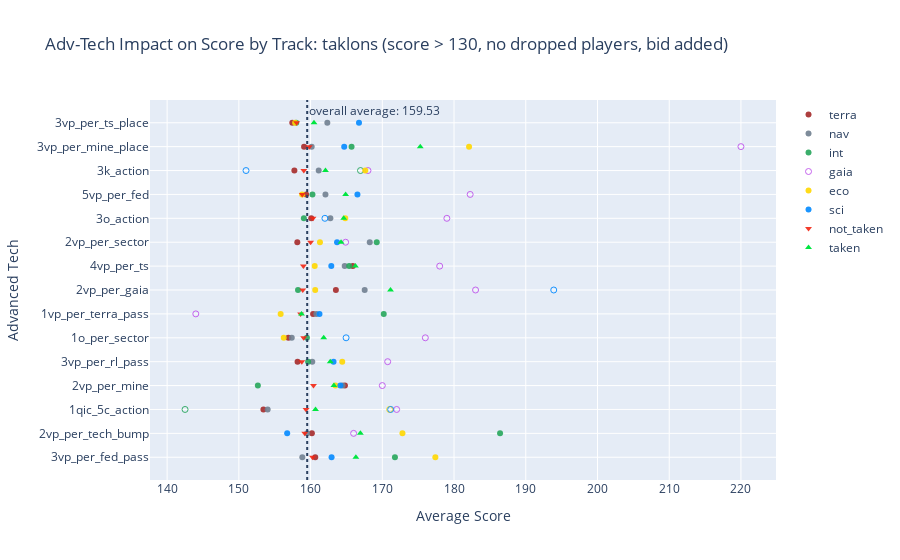
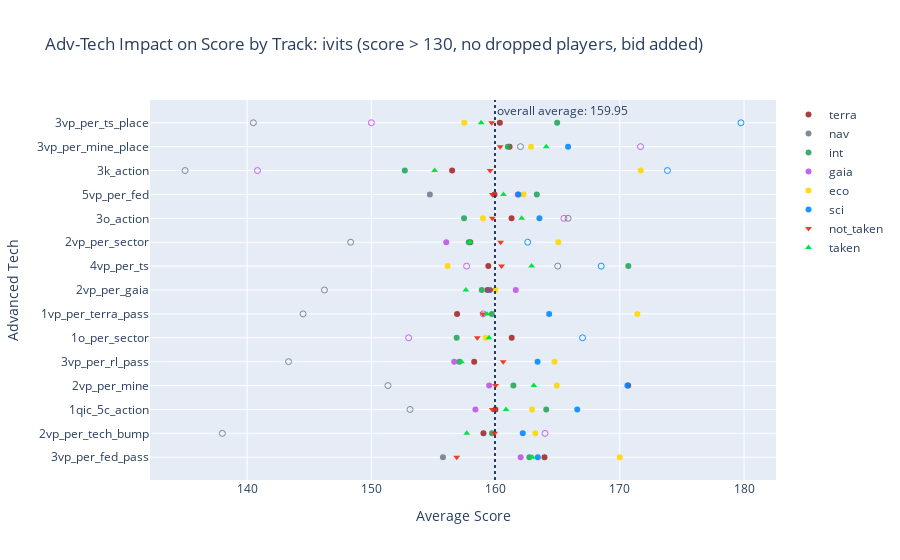
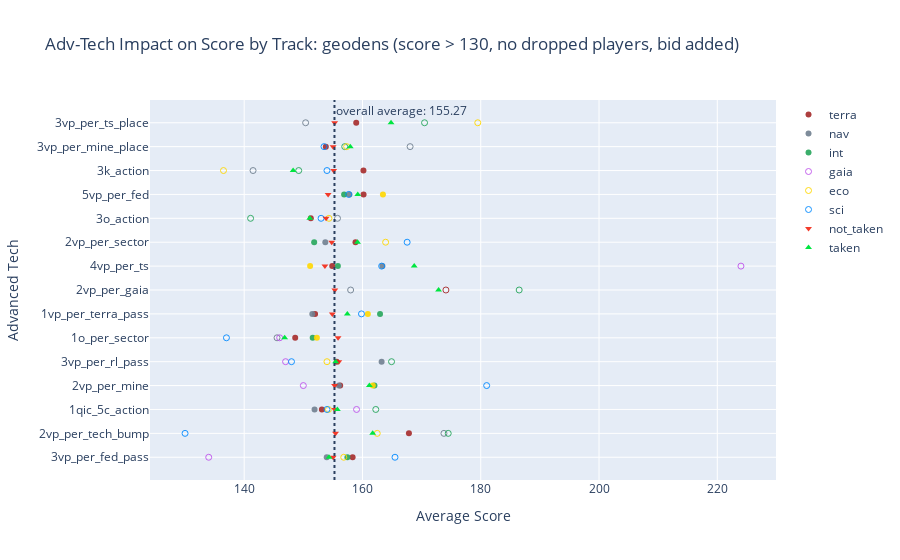
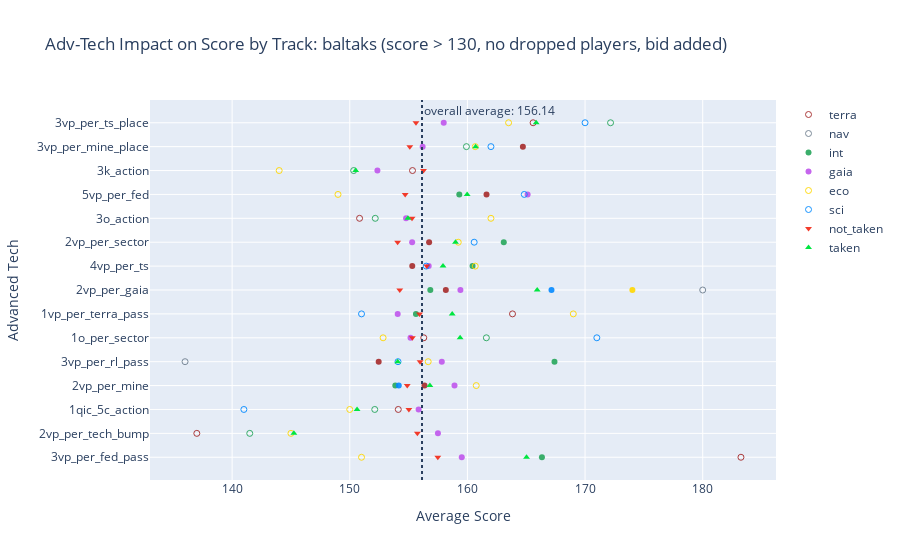

The code cell stored with these charts, in order, in its notebook:
### Code cell
plot_adv_track_remote(4, dat_4)

### Figure 1 — Plotly figure (JSON) as saved in the notebook; plotly's stock layout.template omitted (floating-point values rounded to 4 significant figures)
{"data": [{"hovertemplate": "<br><b>Position</b>: terra<br><b>Tech</b>: %{y}<br><b>Ave Score</b>: %{x}<br><b>Num Found</b>: %{text}<extra></extra>", "marker": {"color": "rgba(165, 42, 42, .9)", "symbol": ["circle", "circle", "circle", "circle", "circle", "circle", "circle", "circle", "circle", "circle", "circle", "circle", "circle", "circle", "circle"]}, "mode": "markers", "name": "terra", "text": ["29", "25", "24", "37", "35", "32", "34", "15", "39", "41", "21", "32", "16", "28", "26"], "type": "scatter", "x": [160.6, 160.2, 153.4, 164.8, 158.2, 156.9, 160.3, 163.5, 165.9, 158.2, 160.1, 159.4, 157.7, 159.1, 157.5], "y": ["3vp_per_fed_pass", "2vp_per_tech_bump", "1qic_5c_action", "2vp_per_mine", "3vp_per_rl_pass", "1o_per_sector", "1vp_per_terra_pass", "2vp_per_gaia", "4vp_per_ts", "2vp_per_sector", "3o_action", "5vp_per_fed", "3k_action", "3vp_per_mine_place", "3vp_per_ts_place"]}, {"hovertemplate": "<br><b>Position</b>: nav<br><b>Tech</b>: %{y}<br><b>Ave Score</b>: %{x}<br><b>Num Found</b>: %{text}<extra></extra>", "marker": {"color": "rgba(112, 128, 144, .9)", "symbol": ["circle", "circle", "circle", "circle", "circle", "circle", "circle", "circle", "circle", "circle", "circle", "circle", "circle", "circle", "circle"]}, "mode": "markers", "name": "nav", "text": ["34", "30", "23", "34", "45", "37", "38", "19", "38", "39", "22", "41", "15", "41", "30"], "type": "scatter", "x": [158.8, 159.5, 154.0, 164.5, 160.2, 157.4, 160.8, 167.5, 164.8, 168.2, 162.8, 162.1, 161.1, 160.2, 162.3], "y": ["3vp_per_fed_pass", "2vp_per_tech_bump", "1qic_5c_action", "2vp_per_mine", "3vp_per_rl_pass", "1o_per_sector", "1vp_per_terra_pass", "2vp_per_gaia", "4vp_per_ts", "2vp_per_sector", "3o_action", "5vp_per_fed", "3k_action", "3vp_per_mine_place", "3vp_per_ts_place"]}, {"hovertemplate": "<br><b>Position</b>: int<br><b>Tech</b>: %{y}<br><b>Ave Score</b>: %{x}<br><b>Num Found</b>: %{text}<extra></extra>", "marker": {"color": "rgba(38, 166, 91, .9)", "symbol": ["circle", "circle", "circle-open", "circle", "circle", "circle", "circle", "circle", "circle", "circle", "circle", "circle", "circle-open", "circle", "circle"]}, "mode": "markers", "name": "int", "text": ["19", "11", "6", "20", "34", "12", "25", "10", "25", "26", "10", "24", "8", "10", "10"], "type": "scatter", "x": [171.8, 186.4, 142.5, 152.7, 159.7, 159.5, 170.2, 158.2, 165.4, 169.2, 159.1, 160.3, 167.0, 165.7, 158], "y": ["3vp_per_fed_pass", "2vp_per_tech_bump", "1qic_5c_action", "2vp_per_mine", "3vp_per_rl_pass", "1o_per_sector", "1vp_per_terra_pass", "2vp_per_gaia", "4vp_per_ts", "2vp_per_sector", "3o_action", "5vp_per_fed", "3k_action", "3vp_per_mine_place", "3vp_per_ts_place"]}, {"hovertemplate": "<br><b>Position</b>: gaia<br><b>Tech</b>: %{y}<br><b>Ave Score</b>: %{x}<br><b>Num Found</b>: %{text}<extra></extra>", "marker": {"color": "rgba(191, 85, 236, .9)", "symbol": ["circle-open", "circle-open", "circle-open", "circle-open", "circle-open", "circle-open", "circle-open", "circle-open", "circle-open", "circle-open", "circle-open", "circle-open", "circle-open", "circle-open", "circle-open"]}, "mode": "markers", "name": "gaia", "text": ["0", "1", "1", "3", "3", "1", "1", "2", "2", "6", "2", "5", "1", "1", "0"], "type": "scatter", "x": [null, 166, 172, 170, 170.8, 176, 144, 183, 178, 164.9, 179, 182.2, 168, 220, null], "y": ["3vp_per_fed_pass", "2vp_per_tech_bump", "1qic_5c_action", "2vp_per_mine", "3vp_per_rl_pass", "1o_per_sector", "1vp_per_terra_pass", "2vp_per_gaia", "4vp_per_ts", "2vp_per_sector", "3o_action", "5vp_per_fed", "3k_action", "3vp_per_mine_place", "3vp_per_ts_place"]}, {"hovertemplate": "<br><b>Position</b>: eco<br><b>Tech</b>: %{y}<br><b>Ave Score</b>: %{x}<br><b>Num Found</b>: %{text}<extra></extra>", "marker": {"color": "rgba(255, 215, 0, .9)", "symbol": ["circle", "circle", "circle-open", "circle", "circle", "circle", "circle", "circle", "circle", "circle", "circle", "circle", "circle", "circle", "circle"]}, "mode": "markers", "name": "eco", "text": ["20", "18", "9", "37", "40", "15", "26", "10", "20", "37", "10", "34", "11", "22", "18"], "type": "scatter", "x": [177.4, 172.8, 171.0, 163.5, 164.4, 156.3, 155.8, 160.6, 160.6, 161.3, 164.8, 158.8, 167.6, 182.1, 157.8], "y": ["3vp_per_fed_pass", "2vp_per_tech_bump", "1qic_5c_action", "2vp_per_mine", "3vp_per_rl_pass", "1o_per_sector", "1vp_per_terra_pass", "2vp_per_gaia", "4vp_per_ts", "2vp_per_sector", "3o_action", "5vp_per_fed", "3k_action", "3vp_per_mine_place", "3vp_per_ts_place"]}, {"hovertemplate": "<br><b>Position</b>: sci<br><b>Tech</b>: %{y}<br><b>Ave Score</b>: %{x}<br><b>Num Found</b>: %{text}<extra></extra>", "marker": {"color": "rgba(3, 138, 255, .9)", "symbol": ["circle", "circle", "circle-open", "circle", "circle", "circle-open", "circle", "circle-open", "circle", "circle", "circle-open", "circle", "circle-open", "circle", "circle"]}, "mode": "markers", "name": "sci", "text": ["19", "15", "6", "22", "29", "9", "13", "6", "16", "30", "9", "25", "1", "22", "11"], "type": "scatter", "x": [162.9, 156.7, 171.2, 164.2, 163.2, 164.9, 161.2, 193.9, 162.9, 163.7, 162, 166.5, 151, 164.7, 166.8], "y": ["3vp_per_fed_pass", "2vp_per_tech_bump", "1qic_5c_action", "2vp_per_mine", "3vp_per_rl_pass", "1o_per_sector", "1vp_per_terra_pass", "2vp_per_gaia", "4vp_per_ts", "2vp_per_sector", "3o_action", "5vp_per_fed", "3k_action", "3vp_per_mine_place", "3vp_per_ts_place"]}, {"hovertemplate": "<br><b>Position</b>: not_taken<br><b>Tech</b>: %{y}<br><b>Ave Score</b>: %{x}<br><b>Num Found</b>: %{text}<extra></extra>", "marker": {"color": "rgba(242, 38, 19, .9)", "symbol": ["triangle-down", "triangle-down", "triangle-down", "triangle-down", "triangle-down", "triangle-down", "triangle-down", "triangle-down", "triangle-down", "triangle-down", "triangle-down", "triangle-down", "triangle-down", "triangle-down", "triangle-down"]}, "mode": "markers", "name": "not_taken", "text": ["403", "452", "466", "415", "358", "466", "436", "514", "405", "347", "483", "413", "485", "432", "470"], "type": "scatter", "x": [160.3, 159.2, 159.4, 160.4, 158.8, 159.0, 158.6, 158.9, 159.0, 160.0, 160.3, 158.8, 159.1, 159.8, 158.1], "y": ["3vp_per_fed_pass", "2vp_per_tech_bump", "1qic_5c_action", "2vp_per_mine", "3vp_per_rl_pass", "1o_per_sector", "1vp_per_terra_pass", "2vp_per_gaia", "4vp_per_ts", "2vp_per_sector", "3o_action", "5vp_per_fed", "3k_action", "3vp_per_mine_place", "3vp_per_ts_place"]}, {"hovertemplate": "<br><b>Position</b>: taken<br><b>Tech</b>: %{y}<br><b>Ave Score</b>: %{x}<br><b>Num Found</b>: %{text}<extra></extra>", "marker": {"color": "rgba(0, 230, 64, 1)", "symbol": ["triangle-up", "triangle-up", "triangle-up", "triangle-up", "triangle-up", "triangle-up", "triangle-up", "triangle-up", "triangle-up", "triangle-up", "triangle-up", "triangle-up", "triangle-up", "triangle-up", "triangle-up"]}, "mode": "markers", "name": "taken", "text": ["121", "100", "69", "153", "186", "106", "137", "62", "140", "179", "74", "161", "52", "124", "95"], "type": "scatter", "x": [166.3, 166.9, 160.7, 163.3, 162.7, 161.8, 158.7, 171.1, 166.2, 164.3, 164.6, 164.9, 162.1, 175.3, 160.5], "y": ["3vp_per_fed_pass", "2vp_per_tech_bump", "1qic_5c_action", "2vp_per_mine", "3vp_per_rl_pass", "1o_per_sector", "1vp_per_terra_pass", "2vp_per_gaia", "4vp_per_ts", "2vp_per_sector", "3o_action", "5vp_per_fed", "3k_action", "3vp_per_mine_place", "3vp_per_ts_place"]}], "layout": {"annotations": [{"showarrow": false, "text": "overall average: 159.53", "x": 159.5, "xanchor": "left", "xref": "x", "y": 1, "yanchor": "top", "yref": "y domain"}], "shapes": [{"line": {"dash": "dot", "width": 2}, "type": "line", "x0": 159.5, "x1": 159.5, "xref": "x", "y0": 0, "y1": 1, "yref": "y domain"}], "title": {"text": "Adv-Tech Impact on Score by Track: taklons (score > 130, no dropped players, bid added)"}, "xaxis": {"title": {"text": "Average Score"}}, "yaxis": {"title": {"text": "Advanced Tech"}}}}

### Figure 2 — Plotly figure (JSON) as saved in the notebook; plotly's stock layout.template omitted (floating-point values rounded to 4 significant figures)
{"data": [{"hovertemplate": "<br><b>Position</b>: terra<br><b>Tech</b>: %{y}<br><b>Ave Score</b>: %{x}<br><b>Num Found</b>: %{text}<extra></extra>", "marker": {"color": "rgba(165, 42, 42, .9)", "symbol": ["circle", "circle", "circle", "circle", "circle", "circle", "circle", "circle", "circle", "circle", "circle", "circle", "circle", "circle", "circle"]}, "mode": "markers", "name": "terra", "text": ["86", "30", "38", "23", "47", "19", "25", "29", "24", "16", "31", "45", "30", "17", "28"], "type": "scatter", "x": [163.9, 159.0, 160.0, 170.7, 158.3, 161.3, 156.9, 159.4, 159.4, 158.0, 161.3, 159.9, 156.5, 161.1, 160.3], "y": ["3vp_per_fed_pass", "2vp_per_tech_bump", "1qic_5c_action", "2vp_per_mine", "3vp_per_rl_pass", "1o_per_sector", "1vp_per_terra_pass", "2vp_per_gaia", "4vp_per_ts", "2vp_per_sector", "3o_action", "5vp_per_fed", "3k_action", "3vp_per_mine_place", "3vp_per_ts_place"]}, {"hovertemplate": "<br><b>Position</b>: nav<br><b>Tech</b>: %{y}<br><b>Ave Score</b>: %{x}<br><b>Num Found</b>: %{text}<extra></extra>", "marker": {"color": "rgba(112, 128, 144, .9)", "symbol": ["circle", "circle-open", "circle-open", "circle-open", "circle-open", "circle-open", "circle-open", "circle-open", "circle-open", "circle-open", "circle-open", "circle", "circle-open", "circle-open", "circle-open"]}, "mode": "markers", "name": "nav", "text": ["16", "1", "9", "3", "4", "0", "2", "5", "1", "3", "4", "10", "1", "2", "2"], "type": "scatter", "x": [155.8, 138, 153.1, 151.3, 143.3, null, 144.5, 146.2, 165, 148.3, 165.8, 154.7, 135, 162, 140.5], "y": ["3vp_per_fed_pass", "2vp_per_tech_bump", "1qic_5c_action", "2vp_per_mine", "3vp_per_rl_pass", "1o_per_sector", "1vp_per_terra_pass", "2vp_per_gaia", "4vp_per_ts", "2vp_per_sector", "3o_action", "5vp_per_fed", "3k_action", "3vp_per_mine_place", "3vp_per_ts_place"]}, {"hovertemplate": "<br><b>Position</b>: int<br><b>Tech</b>: %{y}<br><b>Ave Score</b>: %{x}<br><b>Num Found</b>: %{text}<extra></extra>", "marker": {"color": "rgba(38, 166, 91, .9)", "symbol": ["circle", "circle", "circle", "circle", "circle", "circle", "circle", "circle", "circle", "circle", "circle", "circle", "circle", "circle", "circle"]}, "mode": "markers", "name": "int", "text": ["78", "37", "19", "21", "22", "20", "34", "26", "23", "30", "20", "58", "15", "11", "16"], "type": "scatter", "x": [162.7, 159.7, 164.1, 161.4, 157.1, 156.9, 159.7, 158.9, 170.7, 157.8, 157.5, 163.3, 152.7, 161.0, 165.0], "y": ["3vp_per_fed_pass", "2vp_per_tech_bump", "1qic_5c_action", "2vp_per_mine", "3vp_per_rl_pass", "1o_per_sector", "1vp_per_terra_pass", "2vp_per_gaia", "4vp_per_ts", "2vp_per_sector", "3o_action", "5vp_per_fed", "3k_action", "3vp_per_mine_place", "3vp_per_ts_place"]}, {"hovertemplate": "<br><b>Position</b>: gaia<br><b>Tech</b>: %{y}<br><b>Ave Score</b>: %{x}<br><b>Num Found</b>: %{text}<extra></extra>", "marker": {"color": "rgba(191, 85, 236, .9)", "symbol": ["circle", "circle-open", "circle", "circle", "circle", "circle-open", "circle-open", "circle", "circle-open", "circle", "circle-open", "circle", "circle-open", "circle-open", "circle-open"]}, "mode": "markers", "name": "gaia", "text": ["42", "9", "10", "17", "16", "5", "7", "16", "6", "14", "3", "41", "4", "5", "6"], "type": "scatter", "x": [162.0, 164.0, 158.4, 159.5, 156.7, 153, 159, 161.6, 157.7, 156.0, 165.5, 161.8, 140.8, 171.7, 150], "y": ["3vp_per_fed_pass", "2vp_per_tech_bump", "1qic_5c_action", "2vp_per_mine", "3vp_per_rl_pass", "1o_per_sector", "1vp_per_terra_pass", "2vp_per_gaia", "4vp_per_ts", "2vp_per_sector", "3o_action", "5vp_per_fed", "3k_action", "3vp_per_mine_place", "3vp_per_ts_place"]}, {"hovertemplate": "<br><b>Position</b>: eco<br><b>Tech</b>: %{y}<br><b>Ave Score</b>: %{x}<br><b>Num Found</b>: %{text}<extra></extra>", "marker": {"color": "rgba(255, 215, 0, .9)", "symbol": ["circle", "circle", "circle", "circle", "circle", "circle", "circle", "circle", "circle", "circle", "circle", "circle", "circle", "circle", "circle"]}, "mode": "markers", "name": "eco", "text": ["97", "19", "19", "29", "51", "13", "21", "21", "24", "18", "23", "54", "19", "24", "17"], "type": "scatter", "x": [170.0, 163.2, 162.9, 164.9, 164.7, 159.2, 171.4, 160.0, 156.1, 165.1, 159.0, 162.2, 171.7, 162.8, 157.5], "y": ["3vp_per_fed_pass", "2vp_per_tech_bump", "1qic_5c_action", "2vp_per_mine", "3vp_per_rl_pass", "1o_per_sector", "1vp_per_terra_pass", "2vp_per_gaia", "4vp_per_ts", "2vp_per_sector", "3o_action", "5vp_per_fed", "3k_action", "3vp_per_mine_place", "3vp_per_ts_place"]}, {"hovertemplate": "<br><b>Position</b>: sci<br><b>Tech</b>: %{y}<br><b>Ave Score</b>: %{x}<br><b>Num Found</b>: %{text}<extra></extra>", "marker": {"color": "rgba(3, 138, 255, .9)", "symbol": ["circle", "circle", "circle", "circle", "circle", "circle-open", "circle", "circle", "circle-open", "circle-open", "circle", "circle", "circle-open", "circle", "circle-open"]}, "mode": "markers", "name": "sci", "text": ["73", "23", "16", "18", "25", "6", "13", "13", "9", "9", "10", "47", "8", "11", "3"], "type": "scatter", "x": [163.4, 162.2, 166.6, 170.6, 163.4, 167, 164.3, 159.5, 168.5, 162.6, 163.5, 161.8, 173.8, 165.8, 179.8], "y": ["3vp_per_fed_pass", "2vp_per_tech_bump", "1qic_5c_action", "2vp_per_mine", "3vp_per_rl_pass", "1o_per_sector", "1vp_per_terra_pass", "2vp_per_gaia", "4vp_per_ts", "2vp_per_sector", "3o_action", "5vp_per_fed", "3k_action", "3vp_per_mine_place", "3vp_per_ts_place"]}, {"hovertemplate": "<br><b>Position</b>: not_taken<br><b>Tech</b>: %{y}<br><b>Ave Score</b>: %{x}<br><b>Num Found</b>: %{text}<extra></extra>", "marker": {"color": "rgba(242, 38, 19, .9)", "symbol": ["triangle-down", "triangle-down", "triangle-down", "triangle-down", "triangle-down", "triangle-down", "triangle-down", "triangle-down", "triangle-down", "triangle-down", "triangle-down", "triangle-down", "triangle-down", "triangle-down", "triangle-down"]}, "mode": "markers", "name": "not_taken", "text": ["257", "455", "479", "475", "413", "473", "472", "416", "476", "448", "481", "324", "491", "485", "508"], "type": "scatter", "x": [156.9, 159.9, 159.7, 160.0, 160.6, 158.5, 159.0, 159.6, 160.5, 160.4, 159.7, 159.7, 159.6, 160.4, 159.7], "y": ["3vp_per_fed_pass", "2vp_per_tech_bump", "1qic_5c_action", "2vp_per_mine", "3vp_per_rl_pass", "1o_per_sector", "1vp_per_terra_pass", "2vp_per_gaia", "4vp_per_ts", "2vp_per_sector", "3o_action", "5vp_per_fed", "3k_action", "3vp_per_mine_place", "3vp_per_ts_place"]}, {"hovertemplate": "<br><b>Position</b>: taken<br><b>Tech</b>: %{y}<br><b>Ave Score</b>: %{x}<br><b>Num Found</b>: %{text}<extra></extra>", "marker": {"color": "rgba(0, 230, 64, 1)", "symbol": ["triangle-up", "triangle-up", "triangle-up", "triangle-up", "triangle-up", "triangle-up", "triangle-up", "triangle-up", "triangle-up", "triangle-up", "triangle-up", "triangle-up", "triangle-up", "triangle-up", "triangle-up"]}, "mode": "markers", "name": "taken", "text": ["392", "119", "111", "111", "165", "63", "102", "110", "87", "90", "91", "255", "77", "70", "72"], "type": "scatter", "x": [163.0, 157.7, 160.8, 163.1, 157.2, 159.5, 159.3, 157.6, 162.9, 158.0, 162.1, 160.6, 155.1, 164.1, 158.8], "y": ["3vp_per_fed_pass", "2vp_per_tech_bump", "1qic_5c_action", "2vp_per_mine", "3vp_per_rl_pass", "1o_per_sector", "1vp_per_terra_pass", "2vp_per_gaia", "4vp_per_ts", "2vp_per_sector", "3o_action", "5vp_per_fed", "3k_action", "3vp_per_mine_place", "3vp_per_ts_place"]}], "layout": {"annotations": [{"showarrow": false, "text": "overall average: 159.95", "x": 160.0, "xanchor": "left", "xref": "x", "y": 1, "yanchor": "top", "yref": "y domain"}], "shapes": [{"line": {"dash": "dot", "width": 2}, "type": "line", "x0": 160.0, "x1": 160.0, "xref": "x", "y0": 0, "y1": 1, "yref": "y domain"}], "title": {"text": "Adv-Tech Impact on Score by Track: ivits (score > 130, no dropped players, bid added)"}, "xaxis": {"title": {"text": "Average Score"}}, "yaxis": {"title": {"text": "Advanced Tech"}}}}

### Figure 3 — Plotly figure (JSON) as saved in the notebook; plotly's stock layout.template omitted (floating-point values rounded to 4 significant figures)
{"data": [{"hovertemplate": "<br><b>Position</b>: terra<br><b>Tech</b>: %{y}<br><b>Ave Score</b>: %{x}<br><b>Num Found</b>: %{text}<extra></extra>", "marker": {"color": "rgba(165, 42, 42, .9)", "symbol": ["circle", "circle", "circle", "circle", "circle", "circle", "circle", "circle-open", "circle", "circle", "circle", "circle", "circle", "circle", "circle"]}, "mode": "markers", "name": "terra", "text": ["43", "18", "27", "38", "21", "12", "69", "5", "32", "25", "23", "28", "18", "31", "11"], "type": "scatter", "x": [158.3, 167.9, 153.1, 156.2, 155.6, 148.6, 152.0, 174.1, 154.9, 158.8, 151.3, 160.2, 160.2, 153.8, 158.9], "y": ["3vp_per_fed_pass", "2vp_per_tech_bump", "1qic_5c_action", "2vp_per_mine", "3vp_per_rl_pass", "1o_per_sector", "1vp_per_terra_pass", "2vp_per_gaia", "4vp_per_ts", "2vp_per_sector", "3o_action", "5vp_per_fed", "3k_action", "3vp_per_mine_place", "3vp_per_ts_place"]}, {"hovertemplate": "<br><b>Position</b>: nav<br><b>Tech</b>: %{y}<br><b>Ave Score</b>: %{x}<br><b>Num Found</b>: %{text}<extra></extra>", "marker": {"color": "rgba(112, 128, 144, .9)", "symbol": ["circle", "circle-open", "circle", "circle", "circle", "circle-open", "circle", "circle-open", "circle", "circle", "circle-open", "circle", "circle-open", "circle-open", "circle-open"]}, "mode": "markers", "name": "nav", "text": ["13", "7", "15", "18", "15", "7", "22", "1", "11", "13", "8", "18", "2", "8", "7"], "type": "scatter", "x": [154.0, 173.8, 151.9, 156.0, 163.2, 145.6, 151.5, 158, 163.4, 153.7, 155.8, 157.8, 141.5, 168.1, 150.4], "y": ["3vp_per_fed_pass", "2vp_per_tech_bump", "1qic_5c_action", "2vp_per_mine", "3vp_per_rl_pass", "1o_per_sector", "1vp_per_terra_pass", "2vp_per_gaia", "4vp_per_ts", "2vp_per_sector", "3o_action", "5vp_per_fed", "3k_action", "3vp_per_mine_place", "3vp_per_ts_place"]}, {"hovertemplate": "<br><b>Position</b>: int<br><b>Tech</b>: %{y}<br><b>Ave Score</b>: %{x}<br><b>Num Found</b>: %{text}<extra></extra>", "marker": {"color": "rgba(38, 166, 91, .9)", "symbol": ["circle", "circle-open", "circle-open", "circle", "circle-open", "circle", "circle", "circle-open", "circle", "circle", "circle-open", "circle", "circle-open", "circle-open", "circle-open"]}, "mode": "markers", "name": "int", "text": ["22", "2", "5", "22", "8", "10", "28", "2", "12", "16", "5", "27", "6", "4", "2"], "type": "scatter", "x": [157.5, 174.5, 162.2, 162.0, 164.9, 151.6, 163.0, 186.5, 155.8, 151.8, 141.1, 156.9, 149.2, 157, 170.5], "y": ["3vp_per_fed_pass", "2vp_per_tech_bump", "1qic_5c_action", "2vp_per_mine", "3vp_per_rl_pass", "1o_per_sector", "1vp_per_terra_pass", "2vp_per_gaia", "4vp_per_ts", "2vp_per_sector", "3o_action", "5vp_per_fed", "3k_action", "3vp_per_mine_place", "3vp_per_ts_place"]}, {"hovertemplate": "<br><b>Position</b>: gaia<br><b>Tech</b>: %{y}<br><b>Ave Score</b>: %{x}<br><b>Num Found</b>: %{text}<extra></extra>", "marker": {"color": "rgba(191, 85, 236, .9)", "symbol": ["circle-open", "circle-open", "circle-open", "circle-open", "circle-open", "circle-open", "circle-open", "circle-open", "circle-open", "circle-open", "circle-open", "circle-open", "circle-open", "circle-open", "circle-open"]}, "mode": "markers", "name": "gaia", "text": ["1", "0", "1", "1", "1", "1", "0", "0", "1", "0", "0", "0", "0", "0", "0"], "type": "scatter", "x": [134, null, 159, 150, 147, 146, null, null, 224, null, null, null, null, null, null], "y": ["3vp_per_fed_pass", "2vp_per_tech_bump", "1qic_5c_action", "2vp_per_mine", "3vp_per_rl_pass", "1o_per_sector", "1vp_per_terra_pass", "2vp_per_gaia", "4vp_per_ts", "2vp_per_sector", "3o_action", "5vp_per_fed", "3k_action", "3vp_per_mine_place", "3vp_per_ts_place"]}, {"hovertemplate": "<br><b>Position</b>: eco<br><b>Tech</b>: %{y}<br><b>Ave Score</b>: %{x}<br><b>Num Found</b>: %{text}<extra></extra>", "marker": {"color": "rgba(255, 215, 0, .9)", "symbol": ["circle-open", "circle-open", "circle-open", "circle", "circle-open", "circle", "circle", "circle-open", "circle", "circle-open", "circle-open", "circle", "circle-open", "circle-open", "circle-open"]}, "mode": "markers", "name": "eco", "text": ["6", "4", "7", "17", "5", "12", "30", "0", "13", "7", "5", "14", "2", "6", "2"], "type": "scatter", "x": [156.8, 162.5, 154.2, 161.8, 154, 152.3, 160.9, null, 151.1, 163.9, 154.3, 163.5, 136.5, 157.3, 179.5], "y": ["3vp_per_fed_pass", "2vp_per_tech_bump", "1qic_5c_action", "2vp_per_mine", "3vp_per_rl_pass", "1o_per_sector", "1vp_per_terra_pass", "2vp_per_gaia", "4vp_per_ts", "2vp_per_sector", "3o_action", "5vp_per_fed", "3k_action", "3vp_per_mine_place", "3vp_per_ts_place"]}, {"hovertemplate": "<br><b>Position</b>: sci<br><b>Tech</b>: %{y}<br><b>Ave Score</b>: %{x}<br><b>Num Found</b>: %{text}<extra></extra>", "marker": {"color": "rgba(3, 138, 255, .9)", "symbol": ["circle-open", "circle-open", "circle-open", "circle-open", "circle-open", "circle-open", "circle-open", "circle-open", "circle-open", "circle-open", "circle-open", "circle-open", "circle-open", "circle-open", "circle-open"]}, "mode": "markers", "name": "sci", "text": ["4", "1", "2", "2", "1", "2", "6", "0", "3", "7", "1", "5", "1", "2", "0"], "type": "scatter", "x": [165.5, 130, 154, 181, 148, 137, 159.8, null, 163.2, 167.6, 153, 157.7, 154, 153.5, null], "y": ["3vp_per_fed_pass", "2vp_per_tech_bump", "1qic_5c_action", "2vp_per_mine", "3vp_per_rl_pass", "1o_per_sector", "1vp_per_terra_pass", "2vp_per_gaia", "4vp_per_ts", "2vp_per_sector", "3o_action", "5vp_per_fed", "3k_action", "3vp_per_mine_place", "3vp_per_ts_place"]}, {"hovertemplate": "<br><b>Position</b>: not_taken<br><b>Tech</b>: %{y}<br><b>Ave Score</b>: %{x}<br><b>Num Found</b>: %{text}<extra></extra>", "marker": {"color": "rgba(242, 38, 19, .9)", "symbol": ["triangle-down", "triangle-down", "triangle-down", "triangle-down", "triangle-down", "triangle-down", "triangle-down", "triangle-down", "triangle-down", "triangle-down", "triangle-down", "triangle-down", "triangle-down", "triangle-down", "triangle-down"]}, "mode": "markers", "name": "not_taken", "text": ["279", "352", "340", "307", "339", "335", "283", "392", "316", "309", "328", "317", "374", "354", "363"], "type": "scatter", "x": [155.0, 155.4, 155.3, 155.3, 156.0, 155.9, 154.9, 155.3, 153.7, 154.8, 153.8, 154.2, 155.1, 155.0, 155.3], "y": ["3vp_per_fed_pass", "2vp_per_tech_bump", "1qic_5c_action", "2vp_per_mine", "3vp_per_rl_pass", "1o_per_sector", "1vp_per_terra_pass", "2vp_per_gaia", "4vp_per_ts", "2vp_per_sector", "3o_action", "5vp_per_fed", "3k_action", "3vp_per_mine_place", "3vp_per_ts_place"]}, {"hovertemplate": "<br><b>Position</b>: taken<br><b>Tech</b>: %{y}<br><b>Ave Score</b>: %{x}<br><b>Num Found</b>: %{text}<extra></extra>", "marker": {"color": "rgba(0, 230, 64, 1)", "symbol": ["triangle-up", "triangle-up", "triangle-up", "triangle-up", "triangle-up", "triangle-up", "triangle-up", "triangle-up", "triangle-up", "triangle-up", "triangle-up", "triangle-up", "triangle-up", "triangle-up", "triangle-up"]}, "mode": "markers", "name": "taken", "text": ["89", "32", "57", "98", "51", "44", "155", "8", "72", "68", "42", "92", "29", "51", "22"], "type": "scatter", "x": [154.3, 161.7, 155.8, 161.2, 155.5, 146.8, 157.4, 172.9, 168.7, 159.2, 151.1, 159.2, 148.3, 157.9, 164.8], "y": ["3vp_per_fed_pass", "2vp_per_tech_bump", "1qic_5c_action", "2vp_per_mine", "3vp_per_rl_pass", "1o_per_sector", "1vp_per_terra_pass", "2vp_per_gaia", "4vp_per_ts", "2vp_per_sector", "3o_action", "5vp_per_fed", "3k_action", "3vp_per_mine_place", "3vp_per_ts_place"]}], "layout": {"annotations": [{"showarrow": false, "text": "overall average: 155.27", "x": 155.3, "xanchor": "left", "xref": "x", "y": 1, "yanchor": "top", "yref": "y domain"}], "shapes": [{"line": {"dash": "dot", "width": 2}, "type": "line", "x0": 155.3, "x1": 155.3, "xref": "x", "y0": 0, "y1": 1, "yref": "y domain"}], "title": {"text": "Adv-Tech Impact on Score by Track: geodens (score > 130, no dropped players, bid added)"}, "xaxis": {"title": {"text": "Average Score"}}, "yaxis": {"title": {"text": "Advanced Tech"}}}}

### Figure 4 — Plotly figure (JSON) as saved in the notebook; plotly's stock layout.template omitted (floating-point values rounded to 4 significant figures)
{"data": [{"hovertemplate": "<br><b>Position</b>: terra<br><b>Tech</b>: %{y}<br><b>Ave Score</b>: %{x}<br><b>Num Found</b>: %{text}<extra></extra>", "marker": {"color": "rgba(165, 42, 42, .9)", "symbol": ["circle-open", "circle-open", "circle-open", "circle", "circle", "circle-open", "circle-open", "circle", "circle", "circle", "circle-open", "circle", "circle-open", "circle", "circle-open"]}, "mode": "markers", "name": "terra", "text": ["3", "2", "5", "22", "12", "7", "5", "31", "15", "17", "8", "18", "6", "10", "8"], "type": "scatter", "x": [183.2, 137, 154.1, 156.4, 152.5, 156.3, 163.8, 158.2, 155.3, 156.7, 150.8, 161.6, 155.3, 164.7, 165.6], "y": ["3vp_per_fed_pass", "2vp_per_tech_bump", "1qic_5c_action", "2vp_per_mine", "3vp_per_rl_pass", "1o_per_sector", "1vp_per_terra_pass", "2vp_per_gaia", "4vp_per_ts", "2vp_per_sector", "3o_action", "5vp_per_fed", "3k_action", "3vp_per_mine_place", "3vp_per_ts_place"]}, {"hovertemplate": "<br><b>Position</b>: nav<br><b>Tech</b>: %{y}<br><b>Ave Score</b>: %{x}<br><b>Num Found</b>: %{text}<extra></extra>", "marker": {"color": "rgba(112, 128, 144, .9)", "symbol": ["circle-open", "circle-open", "circle-open", "circle-open", "circle-open", "circle-open", "circle-open", "circle-open", "circle-open", "circle-open", "circle-open", "circle-open", "circle-open", "circle-open", "circle-open"]}, "mode": "markers", "name": "nav", "text": ["0", "0", "0", "0", "1", "0", "0", "1", "0", "0", "0", "0", "0", "0", "0"], "type": "scatter", "x": [null, null, null, null, 136, null, null, 180, null, null, null, null, null, null, null], "y": ["3vp_per_fed_pass", "2vp_per_tech_bump", "1qic_5c_action", "2vp_per_mine", "3vp_per_rl_pass", "1o_per_sector", "1vp_per_terra_pass", "2vp_per_gaia", "4vp_per_ts", "2vp_per_sector", "3o_action", "5vp_per_fed", "3k_action", "3vp_per_mine_place", "3vp_per_ts_place"]}, {"hovertemplate": "<br><b>Position</b>: int<br><b>Tech</b>: %{y}<br><b>Ave Score</b>: %{x}<br><b>Num Found</b>: %{text}<extra></extra>", "marker": {"color": "rgba(38, 166, 91, .9)", "symbol": ["circle", "circle-open", "circle-open", "circle", "circle", "circle-open", "circle", "circle", "circle", "circle", "circle-open", "circle", "circle-open", "circle-open", "circle-open"]}, "mode": "markers", "name": "int", "text": ["10", "2", "6", "27", "23", "9", "10", "26", "22", "26", "6", "15", "3", "9", "4"], "type": "scatter", "x": [166.3, 141.5, 152.1, 153.9, 167.4, 161.6, 155.6, 156.8, 160.4, 163.1, 152.2, 159.3, 150.3, 159.9, 172.2], "y": ["3vp_per_fed_pass", "2vp_per_tech_bump", "1qic_5c_action", "2vp_per_mine", "3vp_per_rl_pass", "1o_per_sector", "1vp_per_terra_pass", "2vp_per_gaia", "4vp_per_ts", "2vp_per_sector", "3o_action", "5vp_per_fed", "3k_action", "3vp_per_mine_place", "3vp_per_ts_place"]}, {"hovertemplate": "<br><b>Position</b>: gaia<br><b>Tech</b>: %{y}<br><b>Ave Score</b>: %{x}<br><b>Num Found</b>: %{text}<extra></extra>", "marker": {"color": "rgba(191, 85, 236, .9)", "symbol": ["circle", "circle", "circle", "circle", "circle", "circle", "circle", "circle", "circle", "circle", "circle", "circle", "circle", "circle", "circle"]}, "mode": "markers", "name": "gaia", "text": ["64", "38", "61", "52", "65", "33", "29", "57", "36", "48", "54", "34", "26", "62", "30"], "type": "scatter", "x": [159.5, 157.5, 155.9, 158.9, 157.8, 155.2, 154.1, 159.4, 156.7, 155.3, 154.8, 165.1, 152.3, 156.2, 158.0], "y": ["3vp_per_fed_pass", "2vp_per_tech_bump", "1qic_5c_action", "2vp_per_mine", "3vp_per_rl_pass", "1o_per_sector", "1vp_per_terra_pass", "2vp_per_gaia", "4vp_per_ts", "2vp_per_sector", "3o_action", "5vp_per_fed", "3k_action", "3vp_per_mine_place", "3vp_per_ts_place"]}, {"hovertemplate": "<br><b>Position</b>: eco<br><b>Tech</b>: %{y}<br><b>Ave Score</b>: %{x}<br><b>Num Found</b>: %{text}<extra></extra>", "marker": {"color": "rgba(255, 215, 0, .9)", "symbol": ["circle-open", "circle-open", "circle-open", "circle-open", "circle-open", "circle-open", "circle-open", "circle", "circle-open", "circle-open", "circle-open", "circle-open", "circle-open", "circle-open", "circle-open"]}, "mode": "markers", "name": "eco", "text": ["4", "1", "2", "3", "5", "4", "2", "12", "4", "8", "1", "3", "1", "3", "2"], "type": "scatter", "x": [151, 145, 150, 160.8, 156.7, 152.8, 169, 174.0, 160.7, 159.2, 162, 149, 144, 160.7, 163.5], "y": ["3vp_per_fed_pass", "2vp_per_tech_bump", "1qic_5c_action", "2vp_per_mine", "3vp_per_rl_pass", "1o_per_sector", "1vp_per_terra_pass", "2vp_per_gaia", "4vp_per_ts", "2vp_per_sector", "3o_action", "5vp_per_fed", "3k_action", "3vp_per_mine_place", "3vp_per_ts_place"]}, {"hovertemplate": "<br><b>Position</b>: sci<br><b>Tech</b>: %{y}<br><b>Ave Score</b>: %{x}<br><b>Num Found</b>: %{text}<extra></extra>", "marker": {"color": "rgba(3, 138, 255, .9)", "symbol": ["circle-open", "circle-open", "circle-open", "circle", "circle-open", "circle-open", "circle-open", "circle", "circle-open", "circle-open", "circle-open", "circle-open", "circle-open", "circle-open", "circle-open"]}, "mode": "markers", "name": "sci", "text": ["0", "0", "1", "10", "6", "1", "1", "14", "2", "9", "0", "5", "0", "1", "1"], "type": "scatter", "x": [null, null, 141, 154.2, 154.1, 171, 151, 167.1, 156.5, 160.6, null, 164.8, null, 162, 170], "y": ["3vp_per_fed_pass", "2vp_per_tech_bump", "1qic_5c_action", "2vp_per_mine", "3vp_per_rl_pass", "1o_per_sector", "1vp_per_terra_pass", "2vp_per_gaia", "4vp_per_ts", "2vp_per_sector", "3o_action", "5vp_per_fed", "3k_action", "3vp_per_mine_place", "3vp_per_ts_place"]}, {"hovertemplate": "<br><b>Position</b>: not_taken<br><b>Tech</b>: %{y}<br><b>Ave Score</b>: %{x}<br><b>Num Found</b>: %{text}<extra></extra>", "marker": {"color": "rgba(242, 38, 19, .9)", "symbol": ["triangle-down", "triangle-down", "triangle-down", "triangle-down", "triangle-down", "triangle-down", "triangle-down", "triangle-down", "triangle-down", "triangle-down", "triangle-down", "triangle-down", "triangle-down", "triangle-down", "triangle-down"]}, "mode": "markers", "name": "not_taken", "text": ["329", "372", "340", "312", "303", "348", "353", "272", "339", "278", "335", "343", "376", "350", "372"], "type": "scatter", "x": [157.5, 155.7, 155.0, 154.9, 156.0, 155.3, 155.9, 154.3, 156.5, 154.1, 155.3, 154.7, 156.3, 155.1, 155.6], "y": ["3vp_per_fed_pass", "2vp_per_tech_bump", "1qic_5c_action", "2vp_per_mine", "3vp_per_rl_pass", "1o_per_sector", "1vp_per_terra_pass", "2vp_per_gaia", "4vp_per_ts", "2vp_per_sector", "3o_action", "5vp_per_fed", "3k_action", "3vp_per_mine_place", "3vp_per_ts_place"]}, {"hovertemplate": "<br><b>Position</b>: taken<br><b>Tech</b>: %{y}<br><b>Ave Score</b>: %{x}<br><b>Num Found</b>: %{text}<extra></extra>", "marker": {"color": "rgba(0, 230, 64, 1)", "symbol": ["triangle-up", "triangle-up", "triangle-up", "triangle-up", "triangle-up", "triangle-up", "triangle-up", "triangle-up", "triangle-up", "triangle-up", "triangle-up", "triangle-up", "triangle-up", "triangle-up", "triangle-up"]}, "mode": "markers", "name": "taken", "text": ["81", "43", "75", "114", "112", "54", "47", "141", "79", "108", "69", "75", "36", "85", "45"], "type": "scatter", "x": [165.0, 145.2, 150.6, 156.8, 154.1, 159.4, 158.7, 165.9, 157.9, 159.0, 154.9, 160.0, 150.5, 160.7, 165.8], "y": ["3vp_per_fed_pass", "2vp_per_tech_bump", "1qic_5c_action", "2vp_per_mine", "3vp_per_rl_pass", "1o_per_sector", "1vp_per_terra_pass", "2vp_per_gaia", "4vp_per_ts", "2vp_per_sector", "3o_action", "5vp_per_fed", "3k_action", "3vp_per_mine_place", "3vp_per_ts_place"]}], "layout": {"annotations": [{"showarrow": false, "text": "overall average: 156.14", "x": 156.1, "xanchor": "left", "xref": "x", "y": 1, "yanchor": "top", "yref": "y domain"}], "shapes": [{"line": {"dash": "dot", "width": 2}, "type": "line", "x0": 156.1, "x1": 156.1, "xref": "x", "y0": 0, "y1": 1, "yref": "y domain"}], "title": {"text": "Adv-Tech Impact on Score by Track: baltaks (score > 130, no dropped players, bid added)"}, "xaxis": {"title": {"text": "Average Score"}}, "yaxis": {"title": {"text": "Advanced Tech"}}}}
